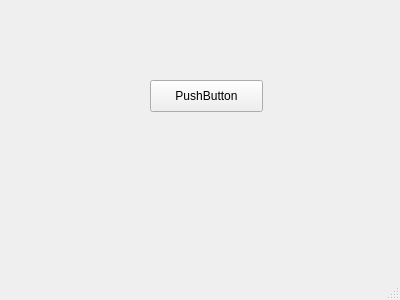
<?xml version="1.0" encoding="UTF-8"?>
<ui version="4.0">
 <class>MainWindow</class>
 <widget class="QMainWindow" name="MainWindow">
  <property name="geometry">
   <rect>
    <x>0</x>
    <y>0</y>
    <width>400</width>
    <height>300</height>
   </rect>
  </property>
  <property name="windowTitle">
   <string>MainWindow</string>
  </property>
  <widget class="QWidget" name="centralwidget">
   <widget class="QPushButton" name="pushButton">
    <property name="geometry">
     <rect>
      <x>150</x>
      <y>80</y>
      <width>113</width>
      <height>32</height>
     </rect>
    </property>
    <property name="text">
     <string>PushButton</string>
    </property>
   </widget>
  </widget>
  <widget class="QMenuBar" name="menubar">
   <property name="geometry">
    <rect>
     <x>0</x>
     <y>0</y>
     <width>400</width>
     <height>24</height>
    </rect>
   </property>
  </widget>
  <widget class="QStatusBar" name="statusbar"/>
 </widget>
 <resources/>
 <connections/>
</ui>
